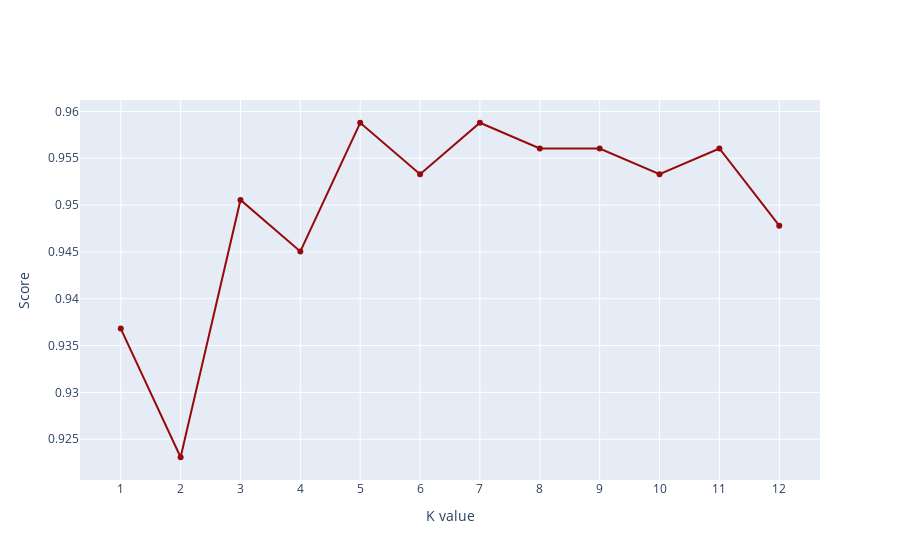

Notebook cell for this chart:
### Code cell
trace0 = go.Scatter(
    y = score_df['mean_test_score'],
    x = np.arange(1,len(score_df['mean_test_score'])+1), 
    mode = 'lines+markers', 
    marker = dict(
        color = 'rgb(150, 10, 10)'
    )
)
layout = go.Layout(
    title = '', 
    xaxis = dict(
        title = 'K value', 
        tickmode = 'linear'
    ),
    yaxis = dict(
        title = 'Score',
#         range = [0, 10000]
    )
)
fig = go.Figure(data = [trace0], layout = layout)
iplot(fig, filename='basic-line')

### Figure 1 — Plotly figure (JSON) as saved in the notebook; plotly's stock layout.template omitted (floating-point values rounded to 4 significant figures)
{"data": [{"marker": {"color": "rgb(150, 10, 10)"}, "mode": "lines+markers", "type": "scatter", "x": [1, 2, 3, 4, 5, 6, 7, 8, 9, 10, 11, 12], "y": [0.9368, 0.9231, 0.9505, 0.9451, 0.9588, 0.9533, 0.9588, 0.956, 0.956, 0.9533, 0.956, 0.9478]}], "layout": {"title": {"text": ""}, "xaxis": {"tickmode": "linear", "title": {"text": "K value"}}, "yaxis": {"title": {"text": "Score"}}}}
